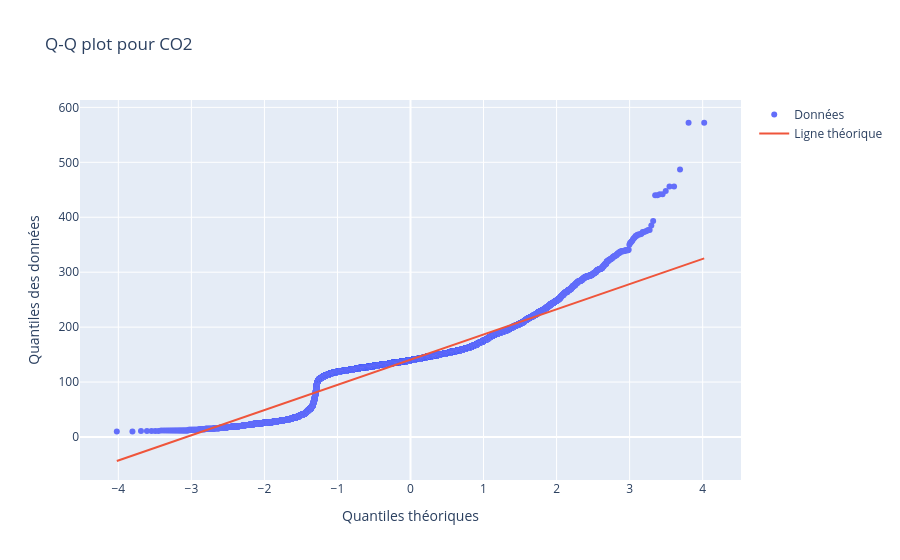

The code cell stored with this chart in its notebook:
### Code cell
import plotly.graph_objects as go
import numpy as np
import scipy.stats as stats
import pandas as pd

# Calcul des quantiles
(quantiles, values), (slope, intercept, r) = stats.probplot(df['CO2'], dist="norm")

# Création du Q-Q Plot avec Plotly
fig = go.Figure()
fig.add_trace(go.Scatter(x=quantiles, y=values, mode='markers', name='Données'))
fig.add_trace(go.Scatter(x=quantiles, y=slope * np.array(quantiles) + intercept, mode='lines', name='Ligne théorique'))

fig.update_layout(title='Q-Q plot pour CO2', xaxis_title='Quantiles théoriques', yaxis_title='Quantiles des données')

fig.show()

### Figure 1 — Plotly figure (JSON) as saved in the notebook; plotly's stock layout.template omitted (floating-point values rounded to 4 significant figures; data arrays with more than 128 entries replaced by an {"elided": "..."} marker saying what was removed)
{"data": [{"mode": "markers", "name": "Données", "type": "scatter", "x": {"elided": "23935 float values"}, "y": {"elided": "23935 int values"}}, {"mode": "lines", "name": "Ligne théorique", "type": "scatter", "x": {"elided": "23935 float values"}, "y": {"elided": "23935 float values"}}], "layout": {"title": {"text": "Q-Q plot pour CO2"}, "xaxis": {"title": {"text": "Quantiles théoriques"}}, "yaxis": {"title": {"text": "Quantiles des données"}}}}
